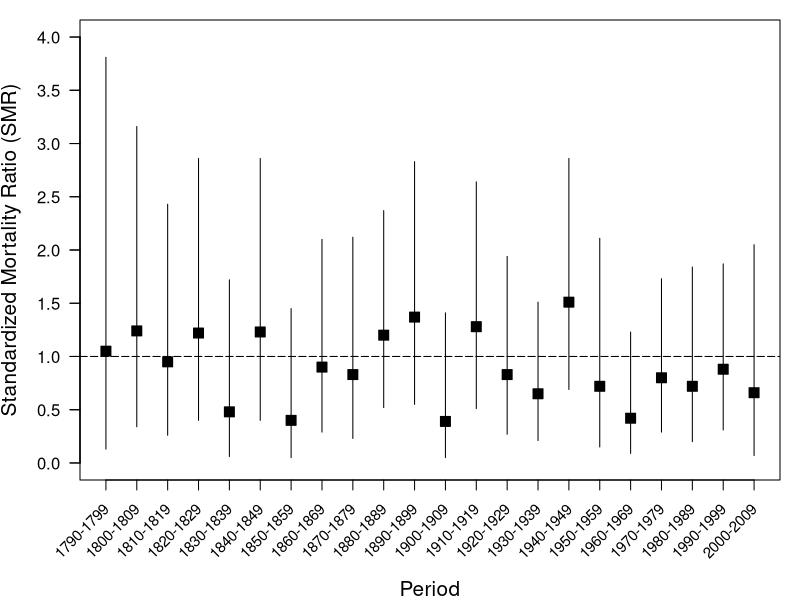
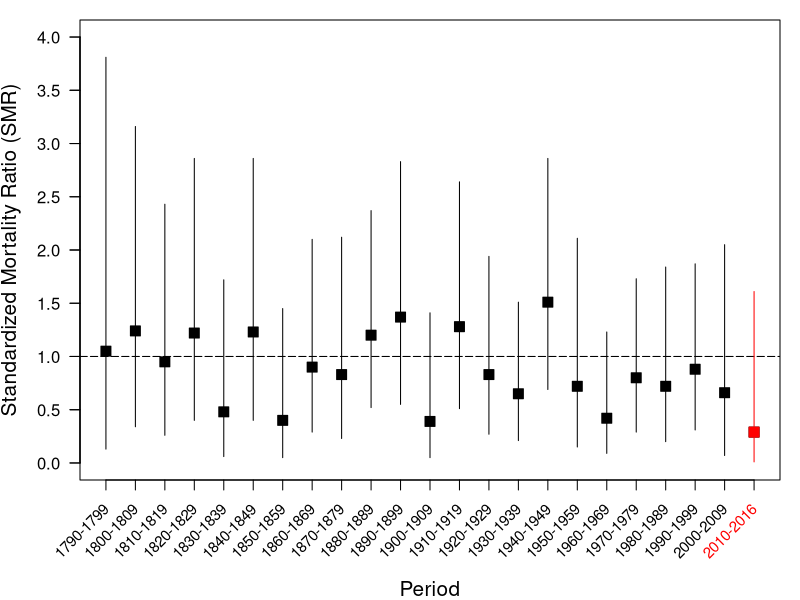

Here is the R script that generated these plots, in order:
##########################################################
## Program: SCOTUS_SMR_plot.R                           ##
## Created by: Robert J. Reynolds, MPH PhD              ##
## Description: This program reads in a set of SMRs and ##
##   converts them into a plot                          ##
## Last modified: 15 February 2016                      ##
##########################################################

## Read in the SMRs
  smr.data.all <- read.table("smr.txt",header=TRUE,sep=" ")
  summary(smr.data.all)
smr.data <- smr.data.all[-23,]
summary(smr.data)
## Set graphical parameters (margins)
  par(mar = c(6, 4, 1, 1))

## Create the SMR plot backbone
  plot(seq(1,22,1),smr.data$smr[1:22],pch=22,col="black",bg="black",xaxt="n",yaxt="n",
       ylim=c(0,4),xlab="",ylab="",cex=1.5)

## Add axes and tick-mark labels
  axis(1,at=1:22,labels=FALSE)
  axis(2,at=seq(0,4,0.5), labels=FALSE)
  text(1:22,par("usr")[3]-0.25,srt=45,adj=1,labels=smr.data$period,xpd=TRUE,cex=0.9)
  axis(2,las=1,at=c(0,0.5,1,1.5,2,2.5,3,3.5,4),labels=c("0.0","0.5","1.0","1.5","2.0","2.5","3.0","3.5","4.0"))

## Add Axis labels
  mtext(1,text="Period",line = 5,cex=1.25)
  mtext(2,text="Standardized Mortality Ratio (SMR)",line=3,cex=1.25)

## Add the NULL line
  abline(h=1,lty="longdash")

## Put in all the confidence bands 
for (i in 1:22) {
  segments(i,smr.data$lci[i],i,smr.data$uci[i],col="black")
}

######################################################################################
## This section is for the extended study which includes the death of Justice Scalia
## Adds a 23rd point and confidence band in red
######################################################################################

## Create the SMR plot backbone
  plot(seq(1,23,1),smr.data.all$smr,pch=22,col="black",bg="black",xaxt="n",yaxt="n",
       ylim=c(0,4),xlab="",ylab="",cex=1.5)
  points(23,smr.data.all$smr[23],pch=22,col="red",bg="red",cex=1.5)

## Add axes and tick-mark labels
  axis(1,at=1:23,labels=FALSE)
  axis(2,at=seq(0,4,0.5), labels=FALSE)
  text(1:22,par("usr")[3]-0.25,srt=45,adj=1,labels=smr.data.all$period[1:22],xpd=TRUE,cex=0.9)
  text(23,par("usr")[3]-0.25,srt=45,adj=1,labels=smr.data.all$period[23],xpd=TRUE,cex=0.9,col="red")
  axis(2,las=1,at=c(0,0.5,1,1.5,2,2.5,3,3.5,4),labels=c("0.0","0.5","1.0","1.5","2.0","2.5","3.0","3.5","4.0"))

## Add Axis labels
  mtext(1,text="Period",line = 5,cex=1.25)
  mtext(2,text="Standardized Mortality Ratio (SMR)",line=3,cex=1.25)

## Add the NULL line
  abline(h=1,lty="longdash")

## Put in all the confidence bands
  for (i in 1:22) {
    segments(i,smr.data.all$lci[i],i,smr.data.all$uci[i],col="black")
  }
  segments(23,smr.data.all$lci[23],23,smr.data.all$uci[23],col="red") 
  
  
  
  
  